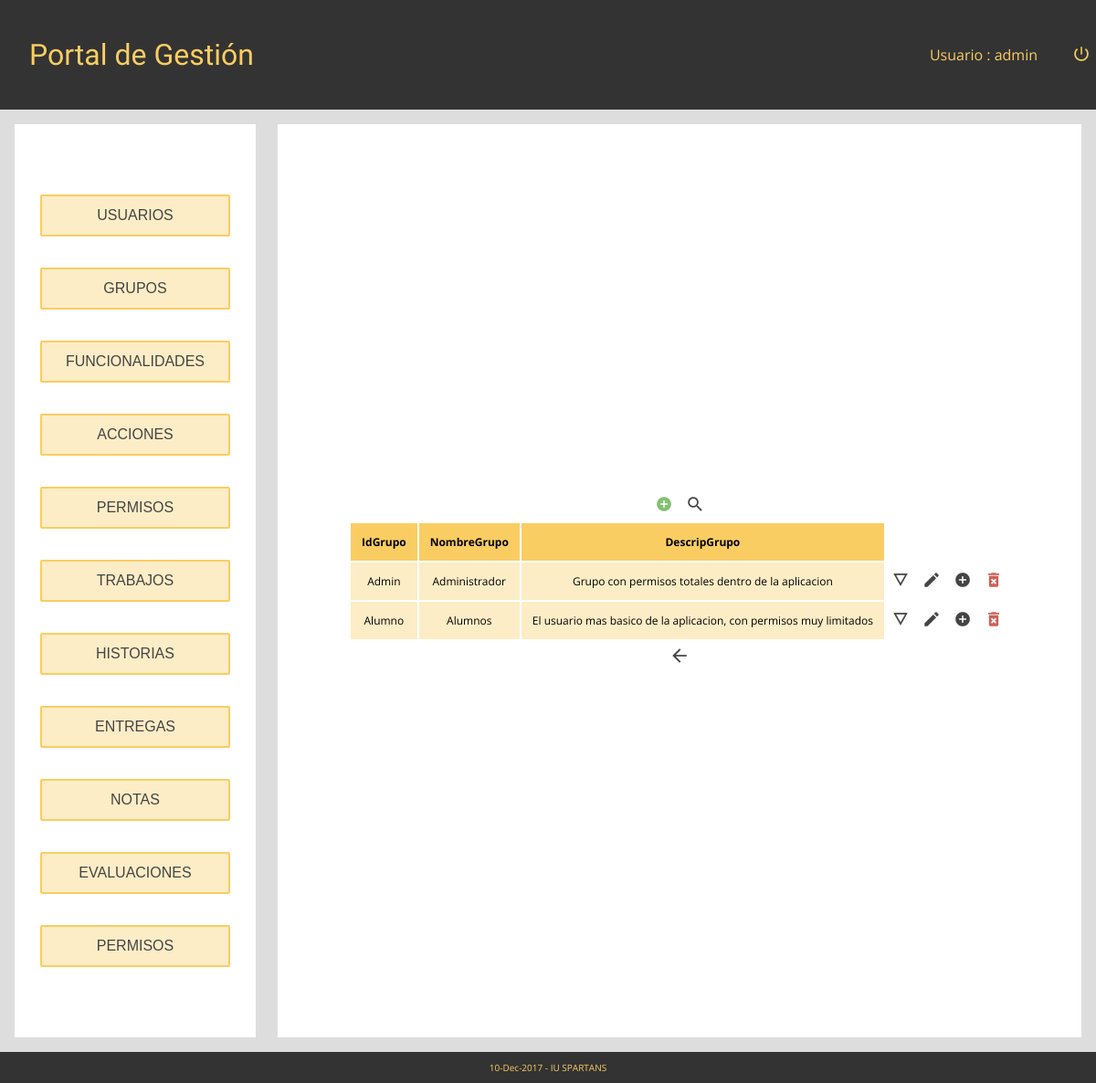
The app's page /Controllers/Index_Controller.php?Controlador=GRUPOS (signed in) with its own data.
### tables this page shows
CREATE TABLE `GRUPO` (
  `IdGrupo` varchar(6) NOT NULL,
  `NombreGrupo` varchar(60) NOT NULL,
  `DescripGrupo` varchar(100) NOT NULL
);

### Functions/Authentication.php (called while the page is built)
<?php
function IsAuthenticated(){
	if (!isset($_SESSION['login'])){
		return false;
	}
	else{
		return true;
	}
}
?>

### Views/IndexView.php (called while the page is built)
<?php
class Index {
	function __construct(){
		$this->render();
	}
	function render(){
		include '../Locales/Strings_SPANISH.php';
		include '../Views/Header.php';
		$Header = new Header();
		include '../Views/Footer.php';
		$Footer = new Footer();
	}
}
?>

### Controllers/GRUPOS_Controller.php (called while the page is built, shortened)
<?php
include '../Models/GRUPOS_Model.php';
include '../Views/Grupo_VIEWS/Grupo_SHOWALL.php';
	Switch ($_REQUEST['action']){
		default:
			if (!$_POST){
				$GRUPOS = new GRUPOS_Model('','','');
			}
			else{
				$GRUPOS = get_data_form();
			}
			$datos = $GRUPOS->SEARCH();
			$lista = array('IdGrupo', 'NombreGrupo', 'DescripGrupo');
			new Grupo_SHOWALL($lista, $datos, '../Controllers/Index_Controller.php');
	}
?>

### Models/GRUPOS_Model.php (called while the page is built, shortened)
<?php
class GRUPOS_Model{
    var $idGrupo;
    var $nombreGrupo;
    var $descripGrupo;
    var $mysqli;
    function __construct ($idGrupo,$nombreGrupo,$descripGrupo){
        $this->idGrupo = $idGrupo;
        $this->nombreGrupo = $nombreGrupo;
        $this->descripGrupo= $descripGrupo;
        include_once '../Models/Access_DB.php';
        $this->mysqli = ConectarBD();
    }
function SEARCH(){
    $sql= "SELECT
            IdGrupo,
            NombreGrupo,
            DescripGrupo
            FROM GRUPO
            WHERE (
            (IdGrupo LIKE '%$this->idGrupo%')&&
            (NombreGrupo LIKE '%$this->nombreGrupo%')&&
            (DescripGrupo LIKE '%$this->descripGrupo%')
            )";
    if (!($resultado = $this->mysqli->query($sql))){
        return 'Error en la consulta sobre la base de datos';
    }
    else{
        return $resultado;
    }
}
}
?>

### Models/Access_DB.php (called while the page is built, shortened)
<?php
function ConectarBD()
	{
		$mysqli = new mysqli('localhost', 'userET3', 'passET3', 'IUET32017');
		return $mysqli;
	}
?>

### Views/Grupo_VIEWS/Grupo_SHOWALL.php (the view, shortened to what this page needs)
<?php
class Grupo_SHOWALL{
    var $lista;
    var $datos;
    function __construct($lista, $datos, $indexphp){
        $this->lista = $lista;
        $this->datos = $datos;
        $this->pinta();
    }
    function pinta(){
        ?>
        <form id="formulario-showall" method="">
            <div id="botones-comunes">
                <button type = "submit" name = "action" value="ADD" title="añadir una fila"><img src="../Iconos/add.png" ></button>
                <button type = "submit" name = "action" value="SEARCH" title="buscar en la tabla"><img src="../Iconos/search.png" ></button>
            </div>
        </form>
        <table id="tabla-showall">
            <tr>
                <?php
                for ($i = 0; $i < count($this->lista); $i++) {
                    ?>
                    <th><?php echo $this->lista[$i];?></th>
                    <?php
                }
                ?>
            </tr>
            <?php
            while($row = $this->datos->fetch_array())
            {
                ?>
                <form class="formulario-tupla" method="">
                    <tr>
                        <?php
                        for ($i = 0; $i < count($this->lista); $i++) {
                            ?>
                            <td class="celda"><?php echo $row[$this->lista[$i]]?><input type="hidden" name="<?php echo $this->lista[$i]?>" value="<?php echo $row[$this->lista[$i]]?>"></td>
                            <?php
                        }
                        ?>
                        <td><button type = "submit" name = "action" value="SHOWCURRENT" title="detalles"><img class="button-td" src="../Iconos/details.png" ></button></td>
                        <td><button type = "submit" name = "action" value="EDIT" title="editar"><img class="button-td" src="../Iconos/edit.png" ></button></td>
                        <td><button type = "submit" name = "action" value="ADDACCION" title="editar permisos"><img class="button-td" src="../Iconos/functionality_add.png" ></button></td>
                        <td><button type = "submit" name = "action" value="DELETE" title="borrar línea"><img class="button-td" src="../Iconos/borrar.png" ></button></td>
                    </tr>
                </form>
                <?php
            }
            ?>
        </table>
        <form id="Formulario-mensaje" action="../Controllers/Index_Controller.php" method="get">
		<button id="boton-mensaje" type='submit' name='action' title="Volver atrás"><img class="button-td" src="../Iconos/back.png" ></img></button></form>
        <?php
    }
}
?>

### Controllers/Index_Controller.php (shortened to what this page needs)
<?php
include '../Functions/Authentication.php';
if (!IsAuthenticated()){
	header('Location: ../index.php');
}
else{
	include '../Views/IndexView.php';
	new Index();
}
?>

### Views/Header.php (shortened to what this page needs)
<?php
	class Header{
		function __construct(){
			$this->render();
		}
		function render(){
			include_once '../Functions/Authentication.php';
		?>
		<!DOCTYPE html>
		<html>
		<head>
			<link href="../css/index.css" type="text/css" rel="stylesheet">
			<link href="../css/tcal.css" type="text/css" rel="stylesheet">
		</head>
		<body>
			<header>
				<h1 class="header__h1"><?php echo $strings['Portal de Gestión']?></h1>
				<div class="header__contenedor-usuario">
					<p class="header__contenedor-usuario__usuario">
						<?php
							if (IsAuthenticated()){
								echo $strings['Usuario'] . ' : ' . $_SESSION['login'] . '<br>';
							}
						?>
					</p>
					<a href='../Functions/Desconectar.php'>
						<img class="header__icon" src="../Iconos/logout.png" title="desconectar">
					</a>
				</div>
			</header>
			<div id="cuerpo">
        <?php
			if (IsAuthenticated()){
			include '../Views/MenuLateral.php';
			$MenuLateral = new MenuLateral();
			}
        ?>
				<div id="root">
<?php
		}
	}
?>

### Views/MenuLateral.php (shortened to what this page needs)
<?php
  class MenuLateral{
		function __construct(){
			$this->render();
		}
		function render(){
      ?>
        <aside>
					<ul class="menu">
						<li class="dropdown">
							<input onclick="dropdownMenu('submenu_usuarios')" type="button" name="Controlador" value="USUARIOS" class="dropbtn"></input>
						</li>
						<li class="dropdown">
							<input onclick="dropdownMenu('submenu_grupos')" type="button" name="Controlador" value="GRUPOS" class="dropbtn"></input>
						</li>
						<li class="dropdown">
							<input onclick="dropdownMenu('submenu_funcionalidades')" type="button" name="Controlador" value="FUNCIONALIDADES" class="dropbtn"></input>
						</li>
						<li class="dropdown">
							<input onclick="dropdownMenu('submenu_acciones')" type="button" name="Controlador" value="ACCIONES" class="dropbtn"></input>
						</li>
						<li class="dropdown">
							<input onclick="dropdownMenu('submenu_permisos')" type="button" name="Controlador" value="PERMISOS" class="dropbtn"></input>
						</li>
						<li class="dropdown">
							<input onclick="dropdownMenu('submenu_trabajos')" type="button" name="Controlador" value="TRABAJOS" class="dropbtn"></input>
						</li>
						<li class="dropdown">
							<input onclick="dropdownMenu('submenu_historias')" type="button" name="Controlador" value="HISTORIAS" class="dropbtn"></input>
						</li>
						<li class="dropdown">
							<input onclick="dropdownMenu('submenu_entregas')" type="button" name="Controlador" value="ENTREGAS" class="dropbtn"></input>
						</li>
						<li class="dropdown">
							<input onclick="dropdownMenu('submenu_notas')" type="button" name="Controlador" value="NOTAS" class="dropbtn"></input>
						</li>
						<li class="dropdown">
							<input onclick="dropdownMenu('submenu_evaluaciones')" type="button" name="Controlador" value="EVALUACIONES" class="dropbtn"></input>
						</li>
						<li class="dropdown">
							<input onclick="dropdownMenu('submenu_permisos')" type="button" name="Controlador" value="PERMISOS" class="dropbtn"></input>
						</li>
					</ul>
				</aside>
        <?php
        }
      }
?>

### Views/Footer.php (shortened to what this page needs)
<?php
	class Footer{
		function __construct(){
			$this->render();
		}
		function render(){
			if (IsAuthenticated()){
				include '../Controllers/' . $_SESSION['controlador'] . '.php';
			}
		?>
		</div>
		</div>
		<footer><?php echo date("d-M-Y", mktime()); ?> - IU SPARTANS</footer>
		</body>
  </html>
<?php
		}
	}
?>

### css/index.css (style rules this page uses)
* { margin: 0px; padding: 0px; }
html { font-family: Open Sans; height: 100%; width: 100%; margin: 0px; padding: 0px; font-size: 62.5%; }
body { width: 100%; min-height: 100%; display: flex; flex-direction: column; background-color: #DDD; }
header { background-color: #333; width: 100%; height: 120px; justify-content: space-between; display: flex; align-items: center; }
.header__h1 { padding-left: 3.2rem; font-family: Kaushan Script; color: #FACD63; font-size: 3.2rem; font-weight: 200; }
.header__icon { width: 3.2rem; height: 3.2rem; }
.header__contenedor-usuario { display: flex; align-items: center; }
.header__contenedor-usuario__usuario { color: #FACD63; font-size: 1.6rem; width: auto; padding-right: 3.2rem; }
aside { display: flex; justify-content: center; width: 20%; padding: 4.8rem 1.2rem; margin: 1.6rem 1.2rem 1.6rem 1.6rem; background: white; color: #444; }
.menu { width: 100%; font-size: 1.6rem; padding: 1.2rem 1.6rem; }
.dropbtn { background-color: #fdedc6; width: 100%; color: #444; padding: 1.2rem; font-size: 1.6rem; cursor: pointer; }
.dropdown { display: block; }
aside li { padding: 5px 0px; }
@media screen and (min-width: 1200px) { .menu { font-size: 3.2rem; padding: 1.2rem 1.6rem; } }
#cuerpo { width: 100%; display: flex; flex-grow: 1; }
#root { display: flex; flex-direction: column; align-items: center; margin: 1.6rem 1.6rem 1.6rem 1.2rem; padding: 4.8rem 4.8rem; flex-grow: 1; justify-content: center; background-color: white; }
footer { background-color: #333; text-align: center; width: 100%; padding: 10px 0px; color: #FACD63; }
.button-td { max-width: 3.2rem; max-height: 3.2rem; }
table tr th { font-size: 1.2rem; padding: 1.2rem; background-color: #FACD63; }
.celda { font-size: 1.2rem; padding: 1.2rem; background-color: #fdedc6; text-align: center; }
button { background: none; border: none; }
#botones-comunes img { max-width: 3.2rem; max-height: 3.2rem; }
input, select { color: #444; background-color: white; font-size: 1.6rem; margin: 1.2rem 0; padding: 5px; border: 2px solid #FACD63; border-radius: 2px; }

### records on screen
grupo: IdGrupo "Admin", NombreGrupo "Administrador", DescripGrupo "Grupo con permisos totales dentro de la aplicacion"
grupo: IdGrupo "Alumno", NombreGrupo "Alumnos", DescripGrupo "El usuario mas basico de la aplicacion, con permisos muy limitados"

### other values on screen
$strings['Portal de Gestión'] "Portal de Gestión"
$strings['Usuario'] "Usuario"
$_SESSION['login'] "admin"
$this->lista[$i] "IdGrupo"
$this->lista[$i] "NombreGrupo"
$this->lista[$i] "DescripGrupo"
date("d-M-Y", mktime()) "10-Dec-2017"
